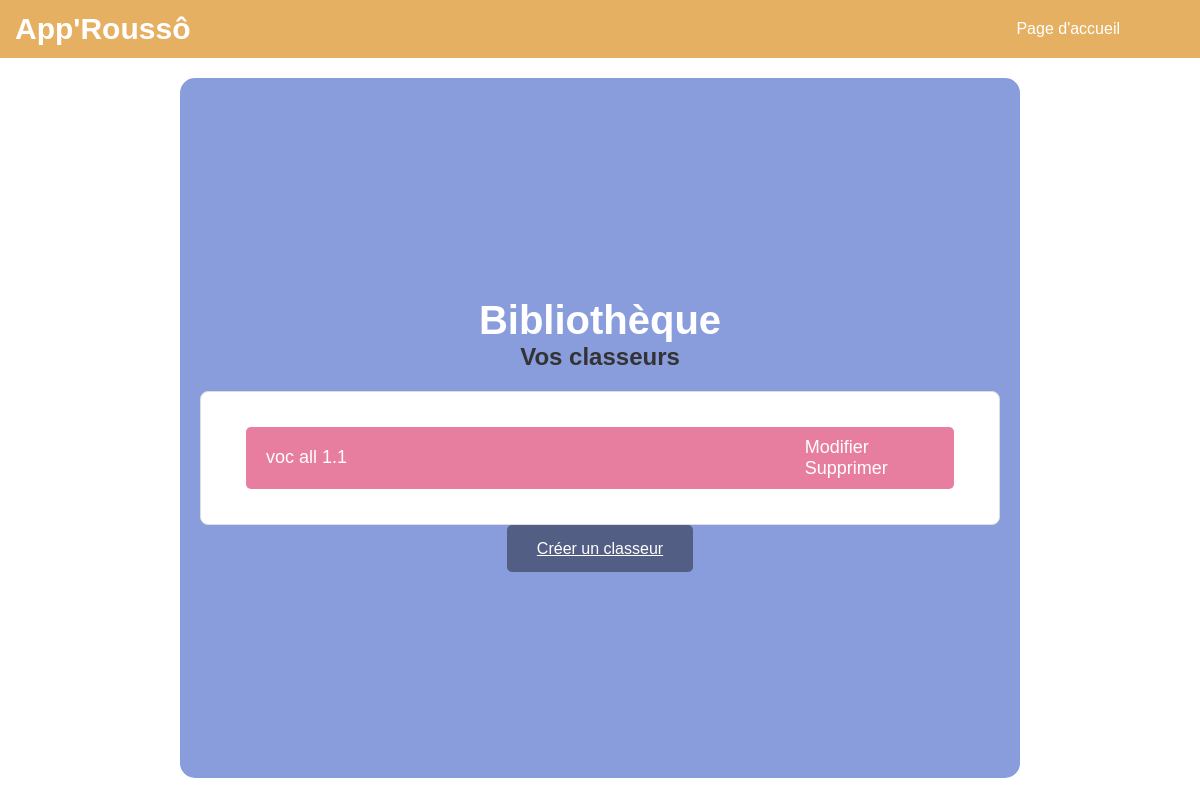
The app's page /classeurs/ (signed in), older data.
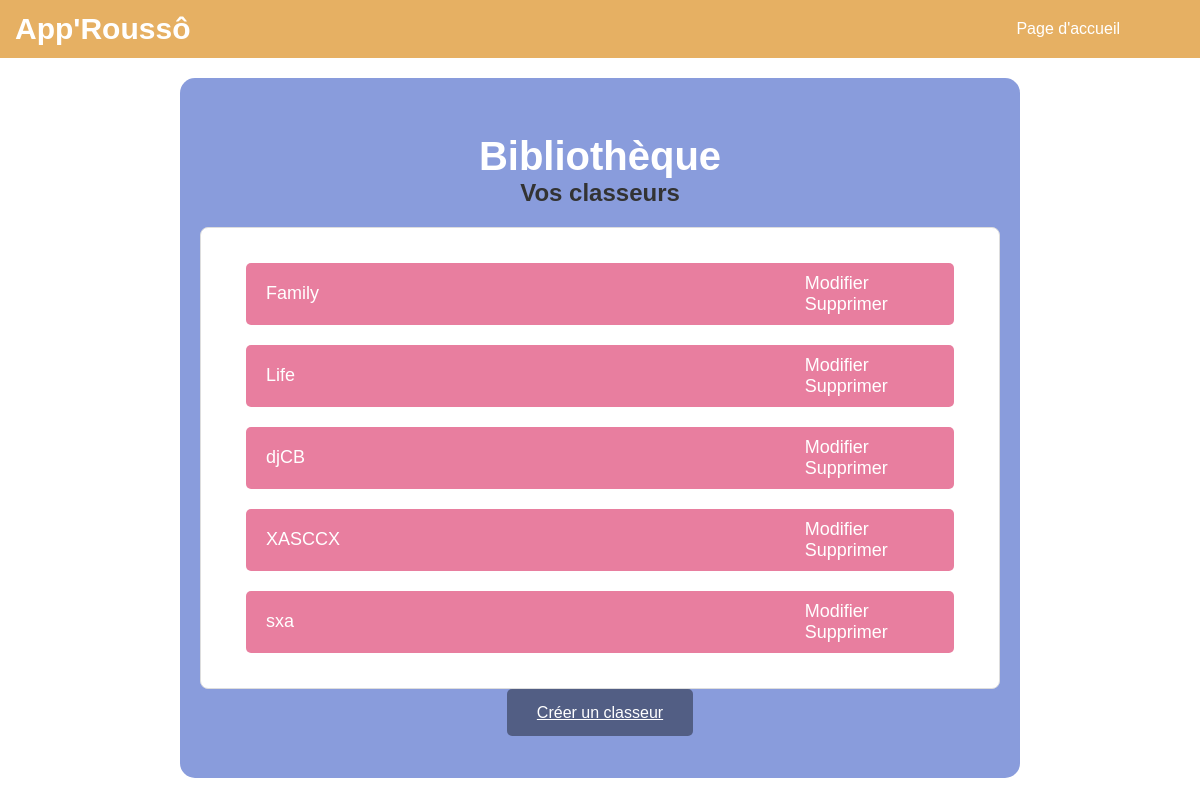
The same page, newer data.
### cards/models.py (models this page shows, shortened)
class Classeur(models.Model):
    LANGUAGES = [
        ('DE', 'Allemand'),
        ('IT', 'Italien'),
        ('ES', 'Espagnol'),
        ('EN', 'Anglais')
    ]
    name = models.CharField(max_length=200, null=False)
    user = models.ForeignKey(User, on_delete=models.CASCADE)  # Classeur asso. avec un utilisateur
    public = models.BooleanField(default=False)
    category = models.CharField(max_length=2, choices=LANGUAGES, default='FR')  # Catégorie / Langue

### cards/views.py (the view)
# urls.py: path('classeurs/', views.classeur_list, name='classeur_list'),
@login_required
def classeur_list(request):
    if not request.user.is_authenticated:
        return redirect('login')  # Redirect to the login page or handle it as needed
    classeurs = Classeur.objects.filter(user=request.user)
    return render(request, 'cards/classeur_list.html', {'classeurs': classeurs})

### cards/templates/cards/classeur_list.html (shortened to what this page needs)
<!DOCTYPE html>
<html lang="en">
{% load static %}
<head>
    <link rel="stylesheet" href="https://cdn.simplecss.org/simple.min.css">
    <link rel="stylesheet" href="{% static 'css/styles_classeur_liste.css' %}">
</head>
<body>
    <nav>
        <h1>App'Roussô</h1>
        <ul>
            <li><a href="{% url 'welcome' %}">Page d'accueil</a></li>
        </ul>
    </nav>
    {% block content %}
    <div class="container">
        <div class="box-classeur">
            <h1>Bibliothèque</h1>
            <h3>Vos classeurs</h3>
            {% if classeurs %}
                <ul class="classeur-list">
                    {% for classeur in classeurs %}
                        <li class="classeur-item">
                            <a href="{% url 'classeur_detail' classeur.pk %}" class="classeur-link">
                                    <span class="classeur-title">{{ classeur.name }}</span>
                            </a>
                            <div class="classeur-actions">
                                <a href="{% url 'classeur-edit' classeur.pk %}" class="action-link">Modifier</a>
                                <a href="{% url 'classeur_delete' classeur.pk %}" class="action-link">Supprimer</a>
                            </div>
                        </li>
                    {% endfor %}
                </ul>
            {% else %}
                <p>Aucun classeur trouvé.</p>
            {% endif %}
            <div class="buttons">
                <a href="{% url 'classeur_create' %}" class="button">Créer un classeur</a>
            </div>
        </div>
    </div>
    {% endblock %}
</body>
</html>

### static/css/styles_classeur_liste.css (style rules this page uses)
* { margin: 0; padding: 0; box-sizing: border-box; font-family: 'arial', sans-serif; }
body { width: 100%; height: 100%; display: flex; flex-direction: column; }
nav { width: 100%; display: flex; align-items: center; justify-content: space-between; padding: 10px 0; background: #e6b063; }
nav ul { list-style: none; width: 100%; text-align: right; padding-right: 60px; }
nav ul li { display: inline-block; margin: 10px 20px; }
nav ul li a { color: #ffffff; text-decoration: none; }
.container { width: 100vw; height: 90vh; box-sizing: border-box; display: flex; padding-top: 20px; flex-direction: column; align-items:center }
nav h1 { font-size: 30px; color: white; margin: 0; padding-left: 15px; }
.button { margin: 10px; padding: 15px 30px; font-size: 16px; cursor: pointer; border: none; border-radius: 5px; background-color: rgba(0,0,0,0.4); color: white; transition: background-color 0.3s; }
div ul { list-style: none; width: 100%; text-align: left; padding-right: 60px; row-gap: 10px; }
div ul li { display: flex; margin: 20px 30px; }
div ul li a { color:white; text-decoration: none; border-radius: 5px; width: 100%; padding: 10px; }
h1 { font-size: 40px; color: white; align-content: center; text-align: center; }
.box-classeur { width: 70vw; height: auto; justify-items:center; align-content:center; background-color: #899cdc; padding: 20px; border-radius: 15px; flex:5 }
.box-flashcards h3, .box-classeur h3 { font-size: 24px; color: #333; margin-bottom: 20px; }
ul { list-style: none; padding: 0; }
.cards-list, .classeur-list { background-color: #fff; border: 1px solid #ddd; border-radius: 8px; padding: 15px; margin-bottom: 15px; transition: transform 0.3s ease; }
.cards-list h4, .classeur-list { font-size: 18px; color: #555; }
.classeur-list li { background: rgb(232, 126, 159); padding: 10px; border-radius: 5px; }
.classeur-title { flex: 2 }

Row changes from the older to the newer data that the page shows:
removed Classeur: name "voc all 1.1"
added Classeur: name "Family"
added Classeur: name "Life"
added Classeur: name "djCB"
added Classeur: name "XASCCX"
added Classeur: name "sxa"
